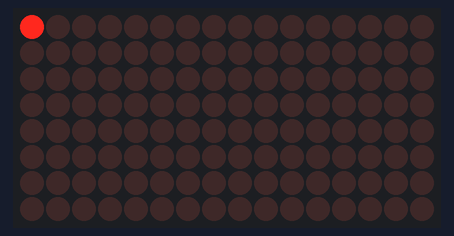
Bench run of a sketch on a simulated Arduino Uno, built with avr-gcc and run on an emulated ATmega328P. Shown: 16×8 LED matrix.

Above: at 0.05 s.
At 4.86 s:
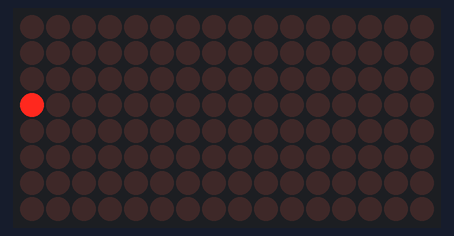
At 9.88 s:
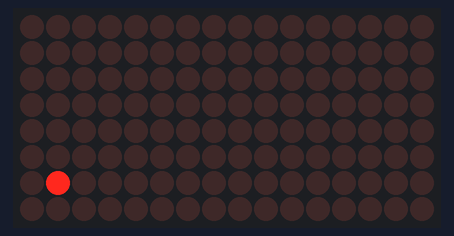
At 19.9 s:
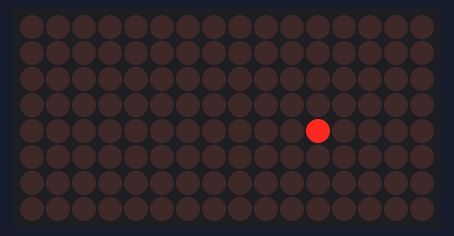
At 29.73 s:
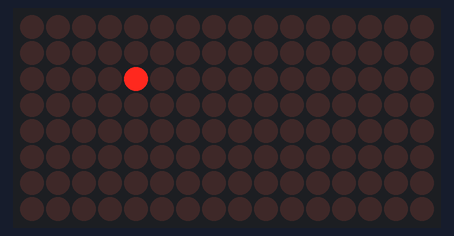
At 39.76 s:
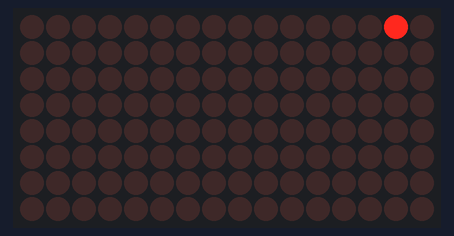

The sketch:

ejemplo1.ino
```cpp
#include "LedControl.h"     // incluye libreria LedControl

LedControl lc=LedControl(11,13,10,2); // crea objeto

void setup() {
  lc.shutdown(0,false);     // enciende la matriz
  lc.setIntensity(0,4);     // establece brillo
  lc.clearDisplay(0);     // blanquea matriz
  lc.shutdown(1,false);     // enciende la matriz
  lc.setIntensity(0,4);     // establece brillo
  lc.clearDisplay(0);     // blanquea matriz
}

void loop(){
  for(int fila = 0; fila < 8; fila++) {     // itera por las filas
    for(int columna = 0; columna < 8; columna++) {  // itera por las columnas
      lc.setLed(0,fila,columna,true);     // enciende LED
      delay(100);         // demora de 100 mseg.
      lc.setLed(0,fila,columna,false);      // apaga LED
      delay(100);         // demora de 100 mseg.
    }
  }
  for(int fila = 0; fila < 8; fila++) {     // itera por las filas
    for(int columna = 0; columna < 8; columna++) {  // itera por las columnas
      lc.setLed(1,fila,columna,true);     // enciende LED
      delay(100);         // demora de 100 mseg.
      lc.setLed(1,fila,columna,false);      // apaga LED
      delay(100);         // demora de 100 mseg.
    }
  }
}
```
